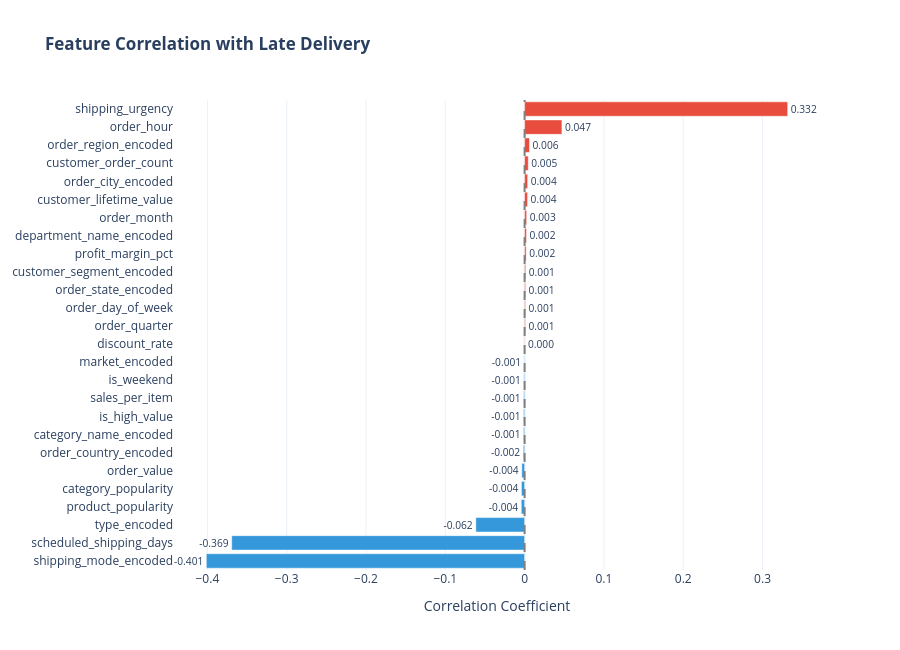

Here is the notebook cell this chart was saved with:
### Markdown cell above
---

## 9. Feature Correlation Analysis

**Talking Point**: "Let's visualize which features are most predictive of late delivery."

### Code cell
# ============================================================
# FEATURE CORRELATION ANALYSIS
# ============================================================

# Calculate correlations with target
correlations = X.corrwith(y).sort_values(key=abs, ascending=False)

# Create correlation bar chart
fig = go.Figure()

colors = ['#e74c3c' if v > 0 else '#3498db' for v in correlations.values]

fig.add_trace(go.Bar(
    y=correlations.index,
    x=correlations.values,
    orientation='h',
    marker_color=colors,
    text=[f"{v:.3f}" for v in correlations.values],
    textposition='outside'
))

fig.update_layout(
    title='<b>Feature Correlation with Late Delivery</b>',
    xaxis_title='Correlation Coefficient',
    yaxis={'categoryorder': 'total ascending'},
    height=max(500, len(correlations) * 25),
    showlegend=False
)

fig.add_vline(x=0, line_dash="dash", line_color="gray")
fig.show()

# Dynamic interpretation
print("\nTOP PREDICTORS OF LATE DELIVERY:")
print("=" * 60)
for i, (feat, corr) in enumerate(correlations.head(5).items(), 1):
    direction = "increases" if corr > 0 else "decreases"
    print(f"{i}. {feat}: {corr:.3f}")
    print(f"   Higher values {direction} late delivery risk")

### Figure 1 — Plotly figure (JSON) as saved in the notebook; plotly's stock layout.template omitted (floating-point values rounded to 4 significant figures)
{"data": [{"marker": {"color": ["#3498db", "#3498db", "#e74c3c", "#3498db", "#e74c3c", "#e74c3c", "#e74c3c", "#3498db", "#3498db", "#e74c3c", "#e74c3c", "#3498db", "#e74c3c", "#e74c3c", "#e74c3c", "#3498db", "#e74c3c", "#3498db", "#3498db", "#e74c3c", "#3498db", "#e74c3c", "#e74c3c", "#3498db", "#3498db", "#e74c3c"]}, "orientation": "h", "text": ["-0.401", "-0.369", "0.332", "-0.062", "0.047", "0.006", "0.005", "-0.004", "-0.004", "0.004", "0.004", "-0.004", "0.003", "0.002", "0.002", "-0.002", "0.001", "-0.001", "-0.001", "0.001", "-0.001", "0.001", "0.001", "-0.001", "-0.001", "0.000"], "textposition": "outside", "type": "bar", "x": [-0.4014, -0.3694, 0.3317, -0.06153, 0.04705, 0.006159, 0.004593, -0.004219, -0.004007, 0.003838, 0.00373, -0.003564, 0.002587, 0.002356, 0.001944, -0.001649, 0.001419, -0.001361, -0.00132, 0.001223, -0.001134, 0.001121, 0.001076, -0.0009412, -0.0005783, 0.0004043], "y": ["shipping_mode_encoded", "scheduled_shipping_days", "shipping_urgency", "type_encoded", "order_hour", "order_region_encoded", "customer_order_count", "product_popularity", "category_popularity", "order_city_encoded", "customer_lifetime_value", "order_value", "order_month", "department_name_encoded", "profit_margin_pct", "order_country_encoded", "customer_segment_encoded", "category_name_encoded", "is_high_value", "order_state_encoded", "sales_per_item", "order_day_of_week", "order_quarter", "is_weekend", "market_encoded", "discount_rate"]}], "layout": {"height": 650, "shapes": [{"line": {"color": "gray", "dash": "dash"}, "type": "line", "x0": 0, "x1": 0, "xref": "x", "y0": 0, "y1": 1, "yref": "y domain"}], "showlegend": false, "title": {"text": "<b>Feature Correlation with Late Delivery</b>"}, "xaxis": {"title": {"text": "Correlation Coefficient"}}, "yaxis": {"categoryorder": "total ascending"}}}
